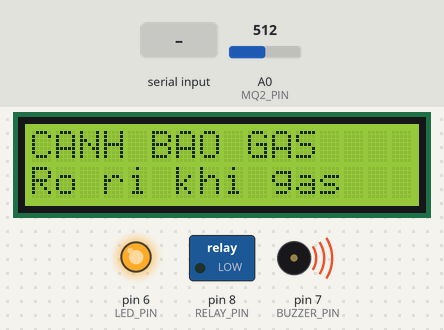
A sketch run on a simulated Arduino Uno, built with avr-gcc and run on an emulated ATmega328P. Parts: 16×2 character LCD, switched loads named in the sketch (green lamp = pin HIGH), output pins drawn as LEDs (lit = HIGH), buzzer (waves = sounding, pin HIGH). The test bench sets the inputs (shaded band); at power-on: A0 (MQ2_PIN) = 512. What the sketch prints to the serial monitor is not drawn.

Above: at 3.2 s.
3.3 s: "FIRE\n" received over Serial
At 4.3 s:
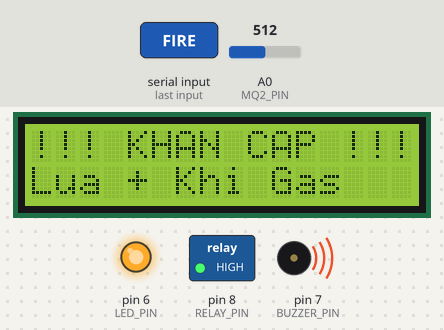
4.8 s: "CTRL:90\n" received over Serial
At 5.2 s:
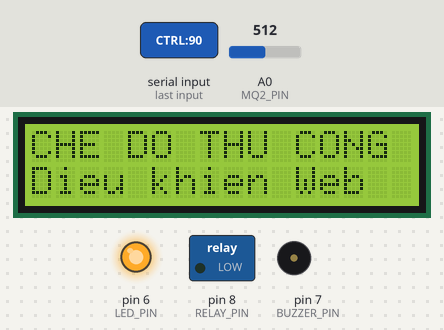
6.3 s: "CTRL:,45\n" received over Serial
At 6.6 s:
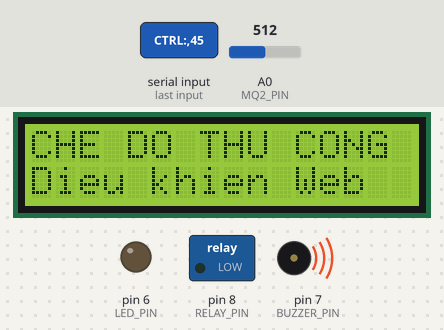
7.8 s: "CTRL:\n" received over Serial
At 8.7 s:
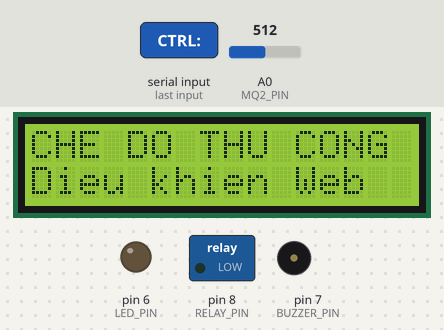
9.3 s: "SAFE\n" received over Serial
At 10.2 s:
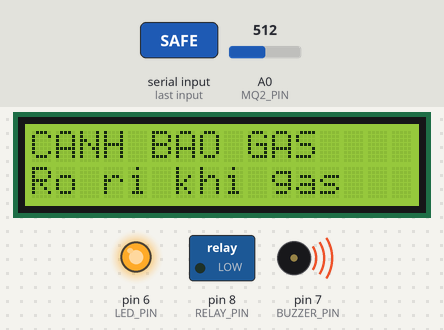
10.8 s: A0 (MQ2_PIN) set to 216
12.3 s: A0 (MQ2_PIN) set to 188
At 13.2 s:
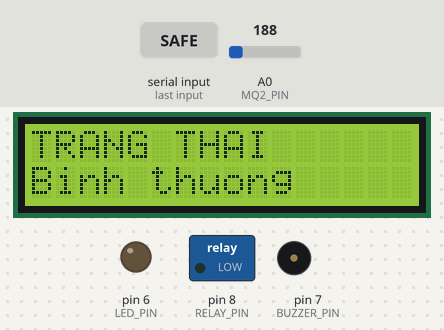
Timing chart, 0 to 14.8 s (numbered marks = the images above; inputs shaded):
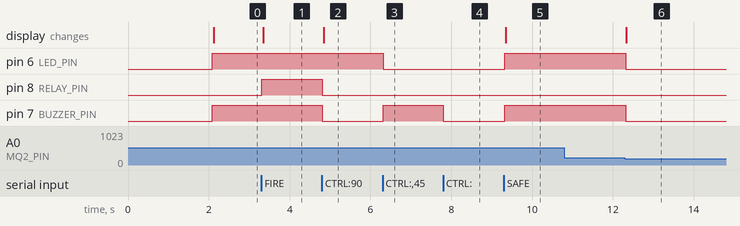

Measured:
- the behaviour switches between 201 and 200 on A0 (MQ2_PIN) (found by bisection; images 5 and 6)
- after the input at 3.3 s, pin 8 (RELAY_PIN): LOW → HIGH at once; the display: changes after 0.05 s (image 1)
- after the input at 4.8 s, pin 8 (RELAY_PIN), pin 7 (BUZZER_PIN): HIGH → LOW at once; the display: changes at once (image 2)
- after the input at 6.3 s, pin 6 (LED_PIN): HIGH → LOW at once; pin 7 (BUZZER_PIN): LOW → HIGH at once
- after the input at 7.8 s, pin 7 (BUZZER_PIN): HIGH → LOW at once
- after the input at 9.3 s, pin 6 (LED_PIN), pin 7 (BUZZER_PIN): LOW → HIGH at once; the display: changes after 0.05 s (image 5)
- after the input at 10.8 s, every drawn part: stays the same
- after the input at 12.3 s, pin 6 (LED_PIN), pin 7 (BUZZER_PIN): HIGH → LOW at once; the display: changes at once (image 6)

The sketch:

arduino.ino
```cpp
#include <Wire.h>
#include <LiquidCrystal_I2C.h>

#define MQ2_PIN A0
#define LED_PIN 6
#define BUZZER_PIN 7
#define RELAY_PIN 8

#define GAS_THRESHOLD 200

LiquidCrystal_I2C lcd(0x27, 16, 2);

bool isFire = false;
bool isManual = false;

void setup() {
  Serial.begin(9600);

  pinMode(LED_PIN, OUTPUT);
  pinMode(BUZZER_PIN, OUTPUT);
  pinMode(RELAY_PIN, OUTPUT);

  digitalWrite(LED_PIN, LOW);
  digitalWrite(BUZZER_PIN, LOW);
  digitalWrite(RELAY_PIN, LOW);

  lcd.init();
  lcd.backlight();

  lcd.setCursor(0, 0);
  lcd.print("He thong AIoT");
  lcd.setCursor(0, 1);
  lcd.print("San sang...");
  delay(2000);
}

void loop() {
  int gasValue = analogRead(MQ2_PIN);

  // ================= 1. NHẬN LỆNH TỪ PYTHON =================
  // Đọc sạch hàng đợi Serial để cập nhật trạng thái mới nhất từ AI/Web
  while (Serial.available() > 0) {
    String command = Serial.readStringUntil('\n');
    command.trim();

    if (command.length() == 0) continue; // Bỏ qua nếu là chuỗi rỗng

    // ===== ĐIỀU KHIỂN THỦ CÔNG (TỪ DASHBOARD WEB) =====
    if (command.startsWith("CTRL:")) {
      isManual = true;
      int ledState = command.substring(5, 6).toInt();
      int buzState = command.substring(7, 8).toInt();
      int pumpState = command.substring(9, 10).toInt();

      digitalWrite(LED_PIN, ledState);
      digitalWrite(BUZZER_PIN, buzState);
      digitalWrite(RELAY_PIN, pumpState);

      updateLCD("CHE DO THU CONG", "Dieu khien Web");
    }
    // ===== AI PHÁT HIỆN CHÁY =====
    else if (command == "FIRE") {
      isManual = false;
      isFire = true;
    }
    // ===== AI BÁO AN TOÀN =====
    else if (command == "SAFE") {
      isManual = false;
      isFire = false;
    }
    // ===== HỆ THỐNG RESET =====
    else if (command == "RESET") {
      isManual = false;
      isFire = false;

      digitalWrite(LED_PIN, LOW);
      digitalWrite(BUZZER_PIN, LOW);
      digitalWrite(RELAY_PIN, LOW);

      updateLCD("HE THONG RESET", "Dang giam sat");
    }
  }

  // ================= 2. LOGIC CHẾ ĐỘ TỰ ĐỘNG =================
  if (!isManual) {
    bool isGasLeak = (gasValue > GAS_THRESHOLD);

    // TRƯỜNG HỢP KHẨN CẤP: CÓ CHÁY + RÒ RỈ GAS
    if (isFire && isGasLeak) {
      digitalWrite(LED_PIN, HIGH);
      digitalWrite(BUZZER_PIN, HIGH);
      digitalWrite(RELAY_PIN, HIGH);
      updateLCD("!!! KHAN CAP !!!", "Lua + Khi Gas");
    }
    // TRƯỜNG HỢP CHÁY: CÓ LỬA (AI) nhưng GAS bình thường
    else if (isFire && !isGasLeak) {
      digitalWrite(LED_PIN, HIGH);
      digitalWrite(BUZZER_PIN, HIGH);
      digitalWrite(RELAY_PIN, HIGH);
      updateLCD("BAO CHAY !!!", "Phun nuoc...");
    }
    // TRƯỜNG HỢP RÒ RỈ GAS: GAS vượt ngưỡng nhưng chưa có lửa
    else if (!isFire && isGasLeak) {
      digitalWrite(LED_PIN, HIGH);
      digitalWrite(BUZZER_PIN, HIGH);
      digitalWrite(RELAY_PIN, LOW); // Không bật máy bơm để tránh tia lửa điện từ motor gây nổ gas
      updateLCD("CANH BAO GAS", "Ro ri khi gas");
    }
    // TRƯỜNG HỢP AN TOÀN / BÌNH THƯỜNG
    else {
      digitalWrite(LED_PIN, LOW);
      digitalWrite(BUZZER_PIN, LOW);
      digitalWrite(RELAY_PIN, LOW);
      updateLCD("TRANG THAI", "Binh thuong");
    }
  }

  // ================= 3. ĐỒNG BỘ DỮ LIỆU LÊN PYTHON =================
  // Sử dụng bộ định thời millis() thay vì gửi liên tục ở mọi vòng lặp.
  // Gửi dữ liệu cách nhau 200ms giúp Python không bị tràn bộ đệm xử lý.
  static unsigned long lastReport = 0;
  if (millis() - lastReport > 200) {
    lastReport = millis();

    // Gửi chỉ số GAS
    Serial.print("GAS:");
    Serial.println(gasValue);

    // Gửi trạng thái thực tế của thiết bị (Đồng bộ ngược lên Web)
    Serial.print("STATE:");
    Serial.print(digitalRead(LED_PIN));
    Serial.print(",");
    Serial.print(digitalRead(BUZZER_PIN));
    Serial.print(",");
    Serial.println(digitalRead(RELAY_PIN));
  }

  // Giữ delay nhỏ để mạch nhận lệnh nhạy bén, không bị trễ dòng lệnh
  delay(20);
}

// Hàm cập nhật LCD thông minh: Chỉ xóa và in lại khi nội dung thay đổi thực sự
void updateLCD(String line1, String line2) {
  static String old1 = "";
  static String old2 = "";

  // Nếu nội dung trùng với lần hiển thị trước thì bỏ qua (Tránh chớp màn hình & nghẽn CPU)
  if (line1 == old1 && line2 == old2) return;

  old1 = line1;
  old2 = line2;

  lcd.clear();
  lcd.setCursor(0, 0);
  lcd.print(line1);
  lcd.setCursor(0, 1);
  lcd.print(line2);
}
```
